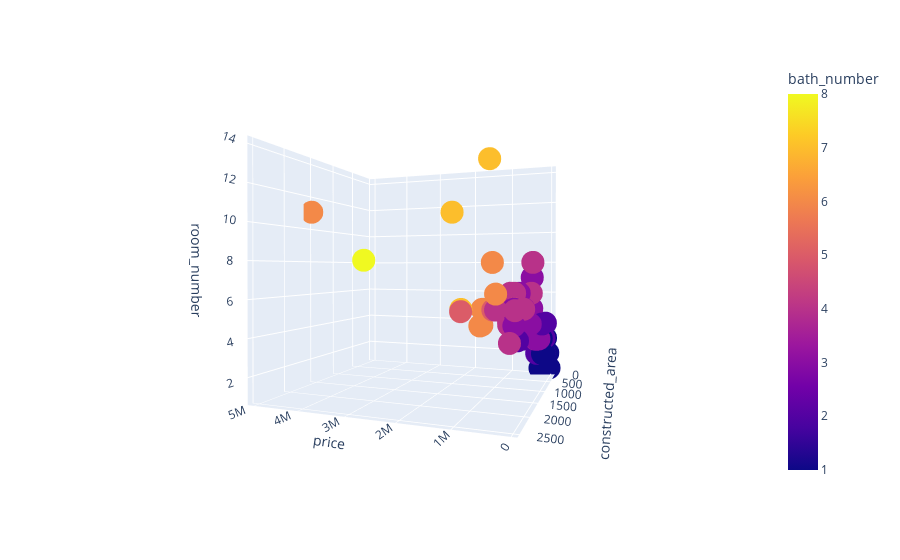

The notebook cell this image was saved under:
### Markdown cell above
Hacemos un gráfico en 3D para explorar más a fondo los datos y así poder encontrar resultados adicionales a los odservados en los 2D.

### Code cell
fig4 = px.scatter_3d(data, x='price', y='constructed_area', z='room_number',color='bath_number')
fig4.show()

### Figure 1 — Plotly figure (JSON) as saved in the notebook; plotly's stock layout.template omitted (floating-point values rounded to 4 significant figures; data arrays with more than 128 entries replaced by an {"elided": "..."} marker saying what was removed)
{"data": [{"hovertemplate": "price=%{x}<br>constructed_area=%{y}<br>room_number=%{z}<br>bath_number=%{marker.color}<extra></extra>", "legendgroup": "", "marker": {"color": {"elided": "187 int values"}, "coloraxis": "coloraxis", "symbol": "circle"}, "mode": "markers", "name": "", "scene": "scene", "showlegend": false, "type": "scatter3d", "x": {"elided": "187 int values"}, "y": {"elided": "187 int values"}, "z": {"elided": "187 int values"}}], "layout": {"autosize": true, "coloraxis": {"colorbar": {"title": {"text": "bath_number"}}, "colorscale": [[0, "#0d0887"], [0.1111, "#46039f"], [0.2222, "#7201a8"], [0.3333, "#9c179e"], [0.4444, "#bd3786"], [0.5556, "#d8576b"], [0.6667, "#ed7953"], [0.7778, "#fb9f3a"], [0.8889, "#fdca26"], [1, "#f0f921"]]}, "legend": {"tracegroupgap": 0}, "margin": {"t": 60}, "scene": {"aspectmode": "auto", "aspectratio": {"x": 1, "y": 1, "z": 1}, "camera": {"center": {"x": 0, "y": 0, "z": 0}, "eye": {"x": -0.78, "y": 2.02, "z": 0.01002}, "projection": {"type": "perspective"}, "up": {"x": 0, "y": 0, "z": 1}}, "domain": {"x": [0, 1], "y": [0, 1]}, "xaxis": {"title": {"text": "price"}, "type": "linear"}, "yaxis": {"title": {"text": "constructed_area"}, "type": "linear"}, "zaxis": {"title": {"text": "room_number"}, "type": "linear"}}}}
